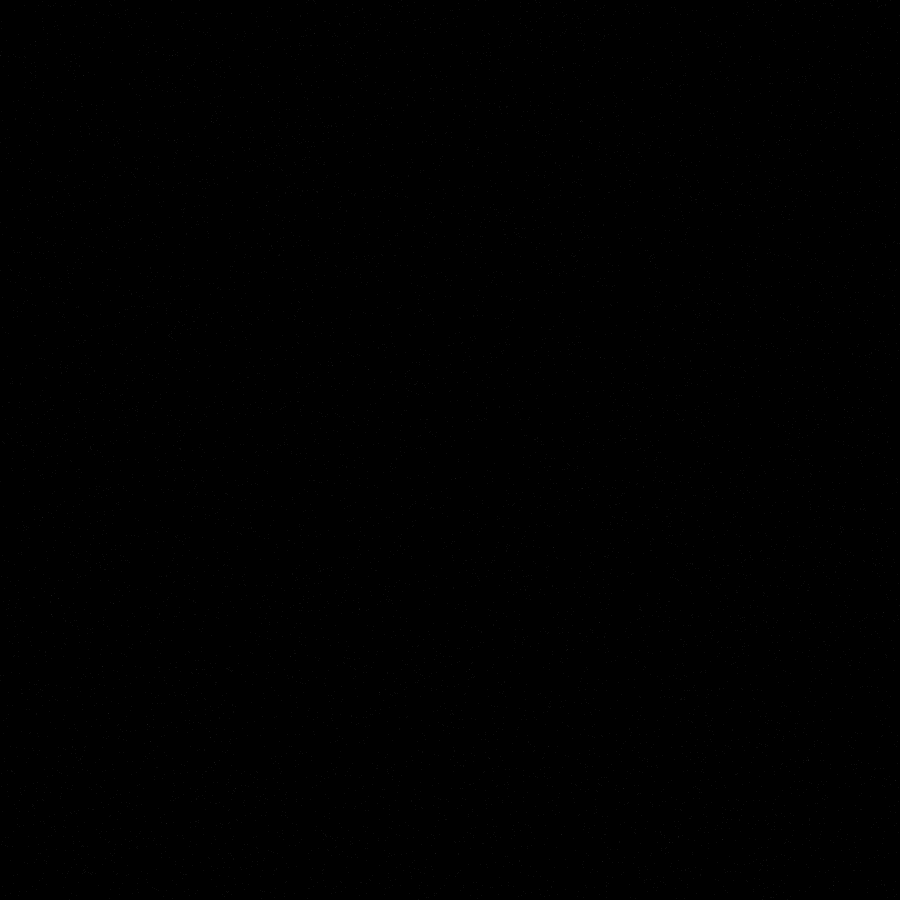
Frame 1 (no input)
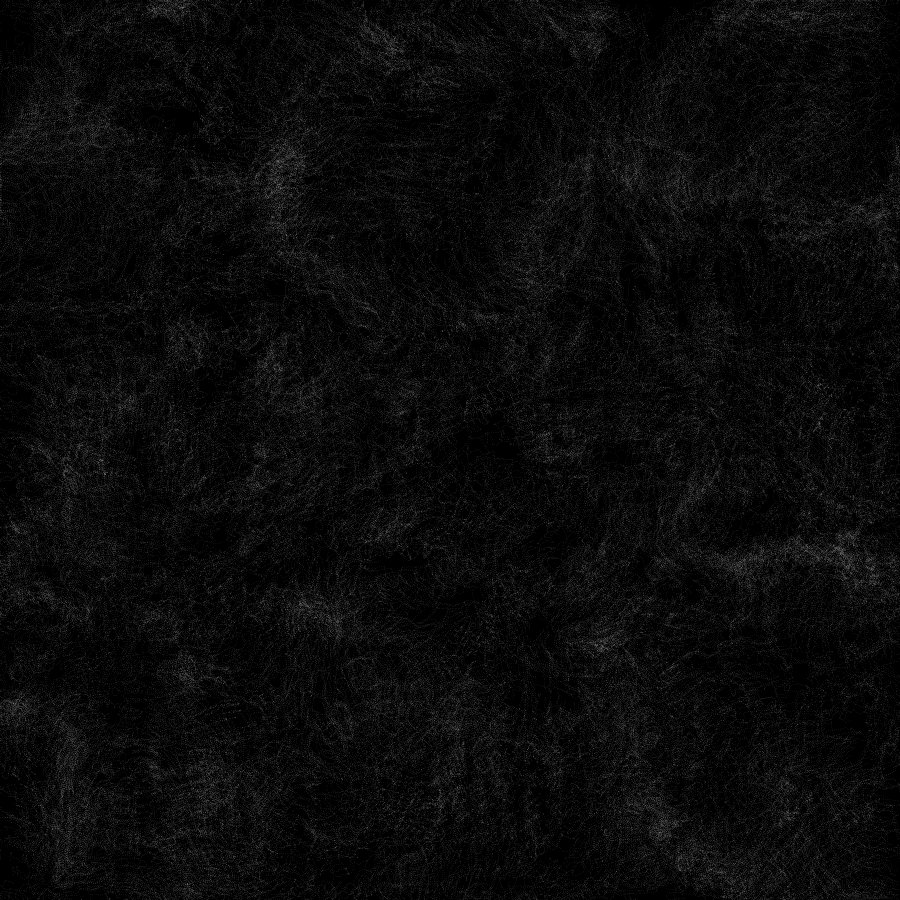
Frame 60 (the mouse pressed at the canvas centre just before this capture)
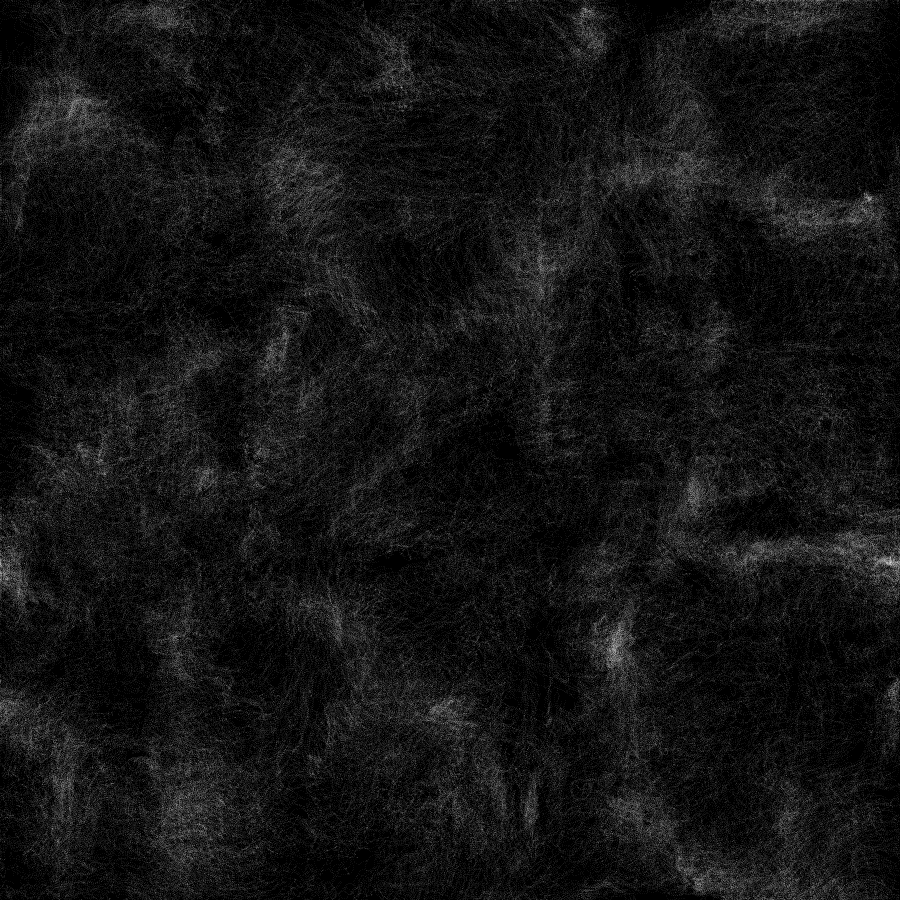
Frame 120 (the mouse held since frame 60 and released just before this capture)

The Processing sketch that drew these frames (run headless with seeded random() and noise(); from frame 60 on, the mouse is pressed at the canvas centre):

// Processing sketch: CC024_PerlinNoiseFlowField
// ── CC024_PerlinNoiseFlowField.pde
int cols, rows;

float inc = 0.05;
float zoff = 0.0;

int scl = 20;

boolean debug = false;

ArrayList<Particle> particles = new ArrayList<Particle>();
PVector[][] flowFields;

void setup() {
  size(900, 900);
  background(0);

  cols = floor(width / scl);
  rows = floor(height / scl);

  for (int i = 0; i < 10000; i++) {
    particles.add(new Particle());
  }

  flowFields = new PVector[cols][rows];
}

void draw() {
  //background(0, 5);

  float yoff = 0;
  for(int y = 0; y < rows; y++) {
    float xoff = 0;

    for(int x = 0; x < cols; x++) {
      int index = x + y * cols;
      float angle = noise(xoff, yoff, zoff) * TWO_PI * 4;
      PVector v = PVector.fromAngle(angle);

      v.setMag(1);
      flowFields[y][x] = v;

      xoff += inc;

      if (debug) {
         stroke(0, 100);
         strokeWeight(1);
         push();
           translate(x * scl, y * scl);
           rotate(v.heading());
           line(0, 0, scl, 0);
         pop();
      }
    }

    yoff += inc;
    zoff += 0.004;
  }

  for (Particle p : particles) {
    p.follow(flowFields);
    p.update();
    p.edges();
    p.show();
  }
}

// ── Particle.pde
class Particle {
  PVector pos, vel, acc, prevPos;
  int maxSpeed;

  Particle () {
    this.pos = new PVector(random(width), random(height));
    this.vel = new PVector(0, 0);
    this.acc = new PVector(0, 0);
    this.maxSpeed = 2;
    this.prevPos = this.pos.copy();
  }

  void update () {
    this.vel.add(this.acc);
    this.vel.limit(this.maxSpeed);
    this.pos.add(this.vel);
    this.acc.mult(0);
  }

  void updatePrev () {
    this.prevPos.x = this.pos.x;
    this.prevPos.y = this.pos.y;
  }

  void edges () {
    if (this.pos.x > width) this.pos.x = 0;
    if (this.pos.x < 0) this.pos.x = width;
    if (this.pos.y > height) this.pos.y = 0;
    if (this.pos.y < 0) this.pos.y = height;
    this.updatePrev();
  }

  void applyForce (PVector force) {
    this.acc.add(force);
  }

  PVector lookup(PVector pos, PVector[][] vectors) {
    int column = int(constrain(pos.x / scl, 0, cols-1));
    int row = int(constrain(pos.y / scl, 0, rows-1));
    return vectors[column][row].copy();
  }

  void follow (PVector[][] flowField) {
    int x = int(constrain(this.pos.x / scl, 0, cols - 1));
    int y = int(constrain(this.pos.y / scl, 0, rows - 1));
    PVector force = flowField[x][y].copy();
    this.applyForce(force);
  }

  void show () {
    stroke(255, 20);
    strokeWeight(1);
    line(this.pos.x, this.pos.y, this.prevPos.x, this.prevPos.y);
    this.updatePrev();
  }
}
